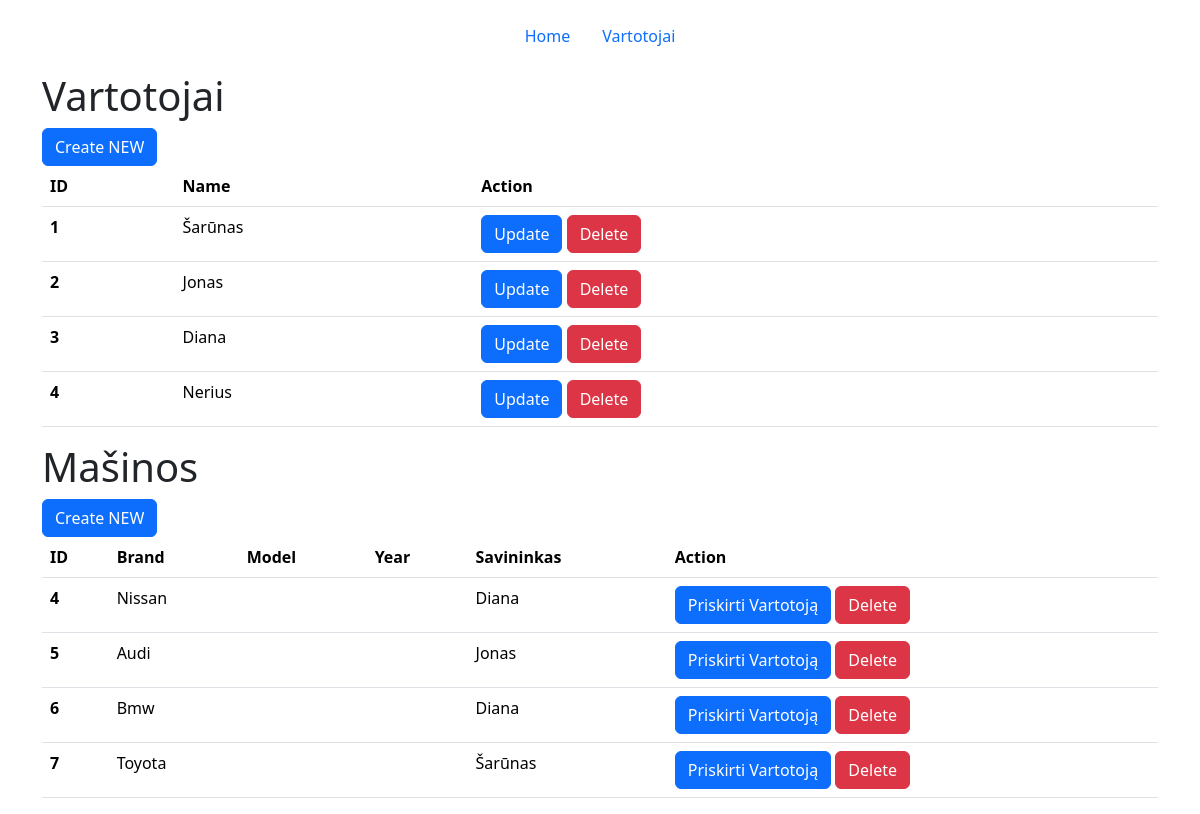
The page /vartotojai on the database as committed earlier.
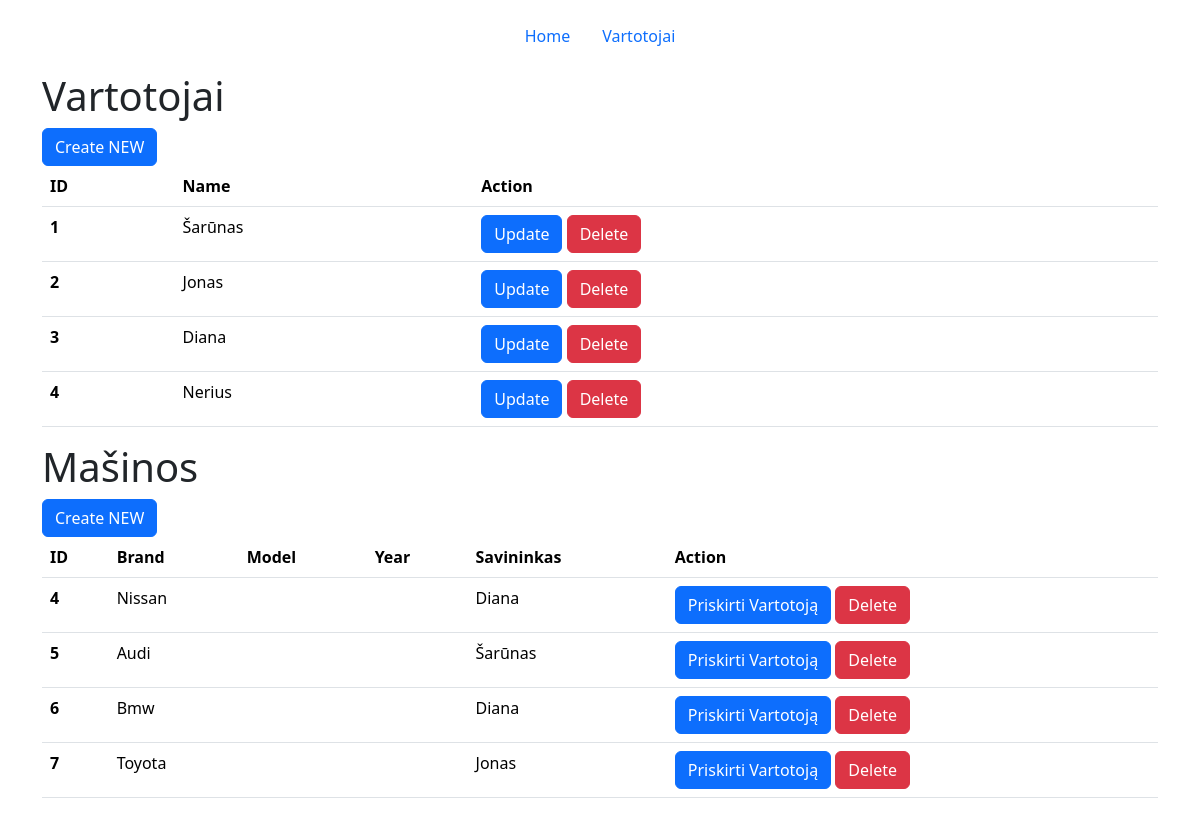
The same page on the database as committed later.
### Models/Vartotojas.py (models this page shows, shortened)
class Vartotojas(db.Model):
    __tablename__ = "Vartotojai"
    id = db.Column(db.Integer, primary_key=True)
    name = db.Column(db.String)
    masinos = relationship("Masinos", back_populates="vartotojas")

### Models/Masinos.py (models this page shows, shortened)
class Masinos(db.Model):
    __tablename__ = "Masinos"
    id = db.Column(db.Integer, primary_key=True)
    brand = db.Column(db.String)
    model = db.Column(db.String)
    year = db.Column(db.Integer)
    vartotojas_id = db.Column(db.Integer, db.ForeignKey('Vartotojai.id'))
    vartotojas = relationship("Vartotojas", back_populates="masinos")

### app.py (the view)
@app.route("/vartotojai")
def vartotojai():
    vartotojai = gauti_visus_vartotojus()
    masinos = gauti_visas_masinas()
    return render_template("vartotojai/index.html", sarasas=vartotojai, sarasas1=masinos)

### crud.py (called while the page is built)
def gauti_visus_vartotojus():
    return db.session.query(Vartotojas).all()

def gauti_visas_masinas():
    return db.session.query(Masinos).all()

### templates/vartotojai/index.html
{% extends "base.html" %}
{% block content %}
<h1>Vartotojai</h1>
<a class="btn btn-primary" href="vartotojai/create" role="button">Create NEW</a>
<table class="table">
    <thead>
        <tr>
            <th scope="col">ID</th>
            <th scope="col">Name</th>
            <th scope="col">Action</th>
        </tr>
    </thead>
    <tbody>
        {% for vartotojas in sarasas %}
        <tr>
            <th scope="row">{{ vartotojas.id }}</th>
            <td>{{ vartotojas.name }}</td>
            <td>
                <a class="btn btn-primary" href="vartotojai/update/{{ vartotojas.id }}" role="button">Update</a>
                <a class="btn btn-danger" href="vartotojai/delete/{{ vartotojas.id }}" role="button">Delete</a>
            </td>
        </tr>
        {% endfor %}
    </tbody>
</table>
<h1>Mašinos</h1>
<a class="btn btn-primary" href="masinos/create" role="button">Create NEW</a>
<table class="table">
    <thead>
        <tr>
            <th scope="col">ID</th>
            <th scope="col">Brand</th>
            <th scope="col">Model</th>
            <th scope="col">Year</th>
            <th scope="col">Savininkas</th>
            <th scope="col">Action</th>
        </tr>
    </thead>
    <tbody>
        {% for masina in sarasas1 %}
        <tr>
            <th scope="row">{{ masina.id }}</th>
            <td>{{ masina.brand }}</td>
            <td>{{ masina.model }}</td>
            <td>{{ masina.year }}</td>
            <td>{{ masina.vartotojas.name if masina.vartotojas else "Nėra" }}</td>
            <td>
                <a class="btn btn-primary" href="masinos/update/{{ masina.id }}" role="button">Priskirti Vartotoją</a>
                <a class="btn btn-danger" href="masinos/delete/{{ masina.id }}" role="button">Delete</a>
            </td>
        </tr>
        {% endfor %}
    </tbody>
</table>
{% endblock %}

### templates/base.html (shortened to what this page needs)
<!doctype html>
<html lang="en">
<head>
    <link href="https://cdn.jsdelivr.net/npm/bootstrap@5.3.3/dist/css/bootstrap.min.css" rel="stylesheet"
>
</head>
<body>
    <div class="container">
        <header class="d-flex justify-content-center py-3">
            <ul class="nav nav-pills">
                <li class="nav-item">
                    <a href="/" class="nav-link">Home</a>
                </li>
                <li class="nav-item">
                    <a href="/vartotojai" class="nav-link">Vartotojai</a>
                </li>
            </ul>
        </header>
    </div>
    <div class="container">
        {% block content %} {% endblock %}
    </div>
</body>
</html>

Rows that differ between the two databases and show on the page:
changed Masinos "Audi": vartotojas "Jonas" → "Šarūnas"
changed Masinos "Toyota": vartotojas "Šarūnas" → "Jonas"
